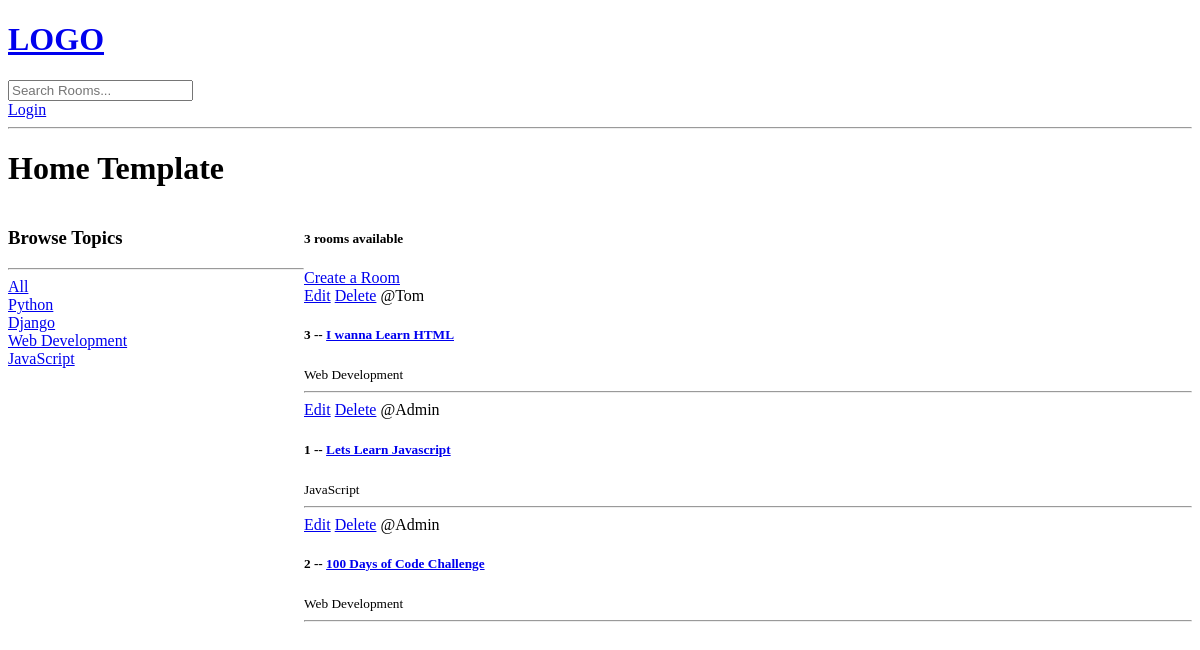
The app's page /, older data.
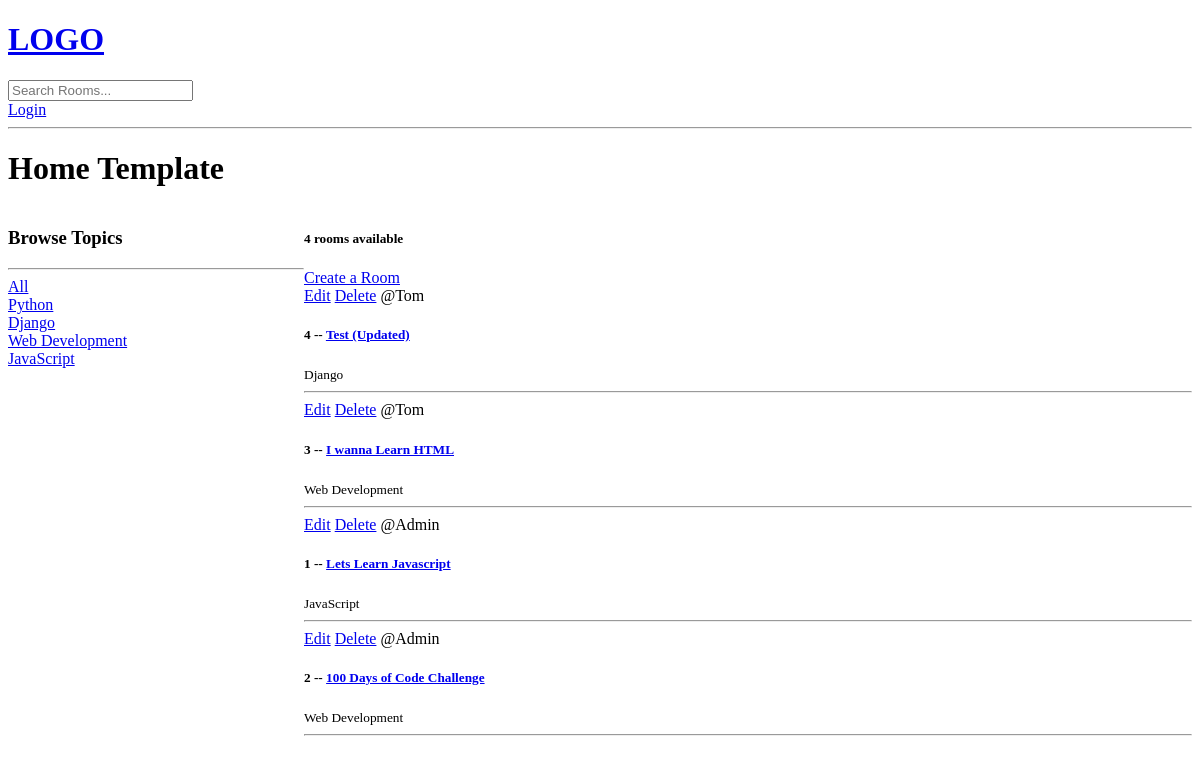
The same page, newer data.
### base/models.py (models this page shows, shortened)
class Topic(models.Model):
    name = models.CharField(max_length=200)

class Room(models.Model):
    host = models.ForeignKey(User, on_delete=models.SET_NULL, null=True)
    topic = models.ForeignKey(Topic, on_delete=models.SET_NULL, null=True)
    name= models.CharField(max_length=200) # Meaning this can't be blank
    description = models.TextField(null=True, blank=True)
    updated = models.DateTimeField(auto_now=True)
    created = models.DateTimeField(auto_now_add=True)
    class Meta:
        ordering = ['-updated', '-created']

### base/views.py (the view)
# urls.py: path('', views.home, name="home"),  # here keeping name="home" is a good practice
def home(request):
    q= request.GET.get('q') if request.GET.get('q') != None else ''
    rooms1 = Room.objects.filter(
        Q(topic__name__icontains=q) |
        Q(name__icontains=q) |
        Q(description__icontains=q)
        )
    topics = Topic.objects.all()
    room_count = rooms1.count()
    context = {'rooms': rooms1, 'topics': topics, 'room_count':room_count}
    return render(request, 'base/home.html', context)

### base/templates/base/home.html (shortened to what this page needs)
{% extends 'main.html' %}
{% block content %}
<h1>Home Template</h1>
<div class="home-container">
    <div>
        <h3>Browse Topics</h3>
        <hr>
        <div>
            <a href="{% url 'home' %}">All</a>
        </div>
        {% for topic in topics %}
            <div>
                <a href="{% url 'home' %}?q={{topic.name}}">{{topic.name}}</a>
            </div>
        {% endfor %}
    </div>
    <div>
        <h5>{{room_count}} rooms available</h5>
        <a href="{% url 'create-room' %}">Create a Room</a>
        <div>
            {% for room in rooms %}
                <div>
                    <a href="{% url 'update-room' room.id %}">Edit</a>
                    <a href="{% url 'delete-room' room.id %}">Delete</a>
                    <span>@{{room.host.username}}</span>
                    <h5>{{room.id}} -- <a href="{% url 'rooms' room.id %}">{{room.name}}</a></h5>
                    <small>{{room.topic.name}}</small>
                    <hr>
                </div>
            {% endfor %}
        </div>
    </div>
</div>
{% endblock content %}

Row changes from the older to the newer data that the page shows:
added Room: host.username "Tom", id "4", name "Test (Updated)", topic.name "Django"
Text that changed along with them:
{{ room_count }}: "3" → "4"
